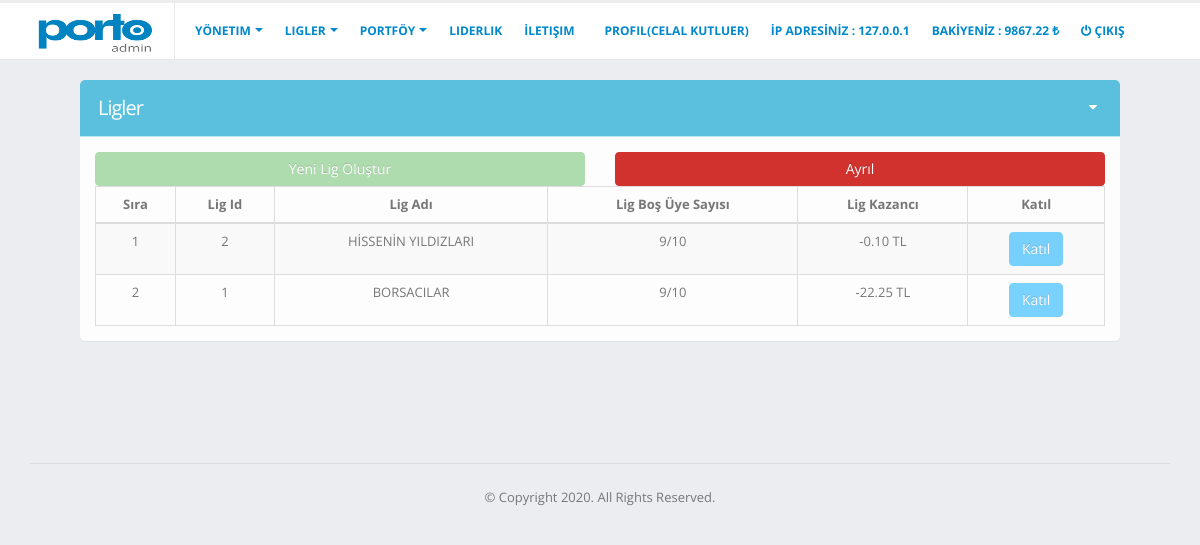
/ligler.php (signed in), run on an earlier commit of the app's database.
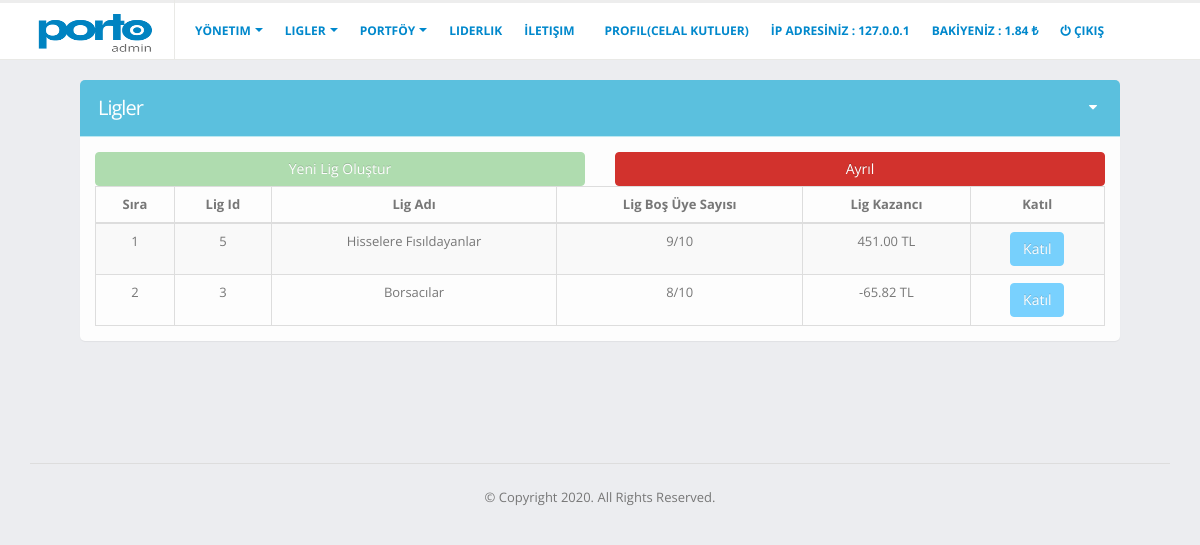
And on a later commit of the database.
### tables this page shows
CREATE TABLE `ligler` (
                          `lig_id` int(11) NOT NULL,
                          `lig_baslik` text DEFAULT NULL,
                          `lig_duyuru` text DEFAULT NULL,
                          `lig_bos_uyelik` int(11) DEFAULT 9,
                          `lig_yonetici_id` int(11) DEFAULT NULL,
                          `lig_son_siralama` tinyint(4) DEFAULT NULL
);

### settings/fonksiyonlar.php (called while the page is built, shortened)
<?php
function s($par)
{
    $session = $_SESSION[$par];
    return $session;
}
?>

### ligler.php (the view, shortened to what the changed rows need)
<?php
include "inc/header.php";
?>
<section role="main" class="content-body">
    <div class="conteiner">
        <div class="col-md">
            <section class="panel panel-info">
                <header class="panel-heading">
                    <h2 class="panel-title">Ligler</h2>
                </header>
                <?php
                $veri = $db->prepare('SELECT kul_lig_id FROM kullanicilar WHERE kul_Id=?');
                $veri->execute(array($_SESSION['kul_id']));
                $v = $veri->fetchAll(PDO::FETCH_ASSOC);
                $say = $veri->rowCount();
                foreach ($v as $ligler) ;
                ?>
                <div class="panel-body">
                    <table class="table table-bordered table-striped mb-none" id="datatable-default">
                        <thead>
                        <tr>
                            <th class='text-center'>Sıra</th>
                            <th class='text-center'>Lig Id</th>
                            <th class='text-center'>Lig Adı</th>
                            <th class='text-center'>Lig Boş Üye Sayısı</th>
                            <th class='text-center'>Lig Kazancı</th>
                            <th class='text-center'>Katıl</th>
                        </tr>
                        </thead>
                        <tbody>
                        <?php
                        $sayi = 0;
                        $veri_lig = $db->prepare('SELECT ligler.lig_id,ligler.lig_baslik, ligler.lig_bos_uyelik, sum(satim.satim_kar_zarar) as durum FROM kullanicilar INNER JOIN satim on satim.satim_kul_id=kullanicilar.kul_Id INNER JOIN ligler on ligler.lig_id=kullanicilar.kul_lig_id GROUP BY ligler.lig_id ORDER BY SUM(satim.satim_kar_zarar) DESC');
                        $veri_lig->execute(array());
                        $v_lig = $veri_lig->fetchAll(PDO::FETCH_ASSOC);
                        foreach ($v_lig as $lig) {
                            echo
                                "<tr>
                                <td class='text-center' id='lig_sira_" . $sayi . "'>" . ($sayi + 1) . "</td>
                                <td class='text-center' id='lig_id_" . $sayi . "'>" . $lig['lig_id'] . "</td>
                                <td class='text-center' id='lig_baslik_" . $sayi . "'>" . $lig['lig_baslik'] . "</td>
                                <td class='text-center' id='lig_bosluk_" . $sayi . "'>" . $lig['lig_bos_uyelik'] . "/10</td>
                                <td class='text-center' id='lig_kazanc_" . $sayi . "'>" . $lig['durum'] . " TL</td>
                                <td class='text-center' id='katil'>
                                   <button class='btn btn-primary' onclick=".chr(34)."katil_btn("."'".$sayi."'".")".chr(34);
                            if (!$say || $ligler['kul_lig_id'] == null) {
                            } else {
                                echo "disabled";
                            }
                            echo ">Katıl</button>
                                </td>
                                    </tr>";
                            $sayi++;
                        }
                        ?>
                        </tbody>
                    </table>
                </div>
            </section>
        </div>
    </div>
</section>
<?php include "inc/footer.php"; ?>

### inc/header.php (shortened to what the changed rows need)
<?php
include "settings/fonksiyonlar.php";
?>
<!doctype html>
<html class="fixed has-top-menu">
<head>
    <link rel="stylesheet" href="assets/vendor/bootstrap/css/bootstrap.css"/>
    <link rel="stylesheet" href="assets/vendor/fontawesome-free/css/all.min.css">
    <link rel="stylesheet" href="assets/vendor/font-awesome/css/font-awesome.min.css">
    <link rel="stylesheet" href="assets/vendor/magnific-popup/magnific-popup.css"/>
    <link rel="stylesheet" href="assets/vendor/bootstrap-datepicker/css/bootstrap-datepicker3.css"/>
    <link rel="stylesheet" href="assets/vendor/jquery-ui/jquery-ui.css"/>
    <link rel="stylesheet" href="assets/vendor/jquery-ui/jquery-ui.theme.css"/>
    <link rel="stylesheet" href="assets/vendor/select2/css/select2.css"/>
    <link rel="stylesheet" href="assets/vendor/select2-bootstrap-theme/select2-bootstrap.min.css"/>
    <link rel="stylesheet" href="assets/vendor/pnotify/pnotify.custom.css"/>
    <link rel="stylesheet" href="assets/vendor/jquery-datatables-bs3/assets/css/datatables.css"/>
    <link rel="stylesheet" href="assets/vendor/jquery-ui/jquery-ui.structure.min.css"/>
    <link rel="stylesheet" href="assets/stylesheets/theme.css"/>
    <link rel="stylesheet" href="assets/stylesheets/skins/default.css"/>
    <link rel="stylesheet" href="assets/stylesheets/theme-custom.css">
</head>
<body>
<section class="body">
    <header class="header header-nav-menu">
        <div class="container-fluid">
            <div class="header-nav collapse">
                <div class="header-nav-main header-nav-main-effect-1 header-nav-main-sub-effect-1">
                    <nav>
                        <ul class="nav navbar-nav nav-pills ml-auto" id="mainNav">
                            <?php
                            if (isset($_SESSION['yetki'])) {
                                echo "<li>
                                                <a class='nav-link ' href='profil.php'>
                                                    Profil(" . s("isim") . " " . s('soyisim') . ")
                                                </a>
                                                <input id='anasayfa_kul_id' class='form-control form-control-lg' type='hidden'
                                       value='" . s('kul_id') . "' name='toplam'>
                                            </li>
                                            <li>
                                                <a class='nav-link '>İP ADRESİNİZ : " . $_SERVER['REMOTE_ADDR'] . "</a>
                                            </li>
                                            <li>
                                                <a class='nav-link '>BAKİYENİZ : " . $_SESSION['bakiye'] . " &#x20BA;</a>
                                            </li>";
                                echo "<li>
                                                <a role='menuitem' tabindex='-1' href='settings/islem.php?islem=cikis'>
                                                <i class='fa fa-power-off'></i> Çıkış</a>
                                            </li>";
                            } else {
                            }
                            ?>
                        </ul>
                    </nav>
                </div>
            </div>
        </div>
    </header>
    <section role="main" class="content-body">

What changed in the data, as far as the page shows it:
no longer on this page (row edited): ligler: lig_id "2", lig_baslik "HİSSENİN YILDIZLARI", lig_bos_uyelik "9", durum "-0.10"
removed ligler: lig_id "1", lig_baslik "BORSACILAR", lig_bos_uyelik "9", durum "-22.25"
added ligler: lig_id "5", lig_baslik "Hisselere Fısıldayanlar", lig_bos_uyelik "9", durum "451.00"
added ligler: lig_id "3", lig_baslik "Borsacılar", lig_bos_uyelik "8", durum "-65.82"
Also different on the page:
$_SESSION['bakiye']: "9867.22" → "1.84"
